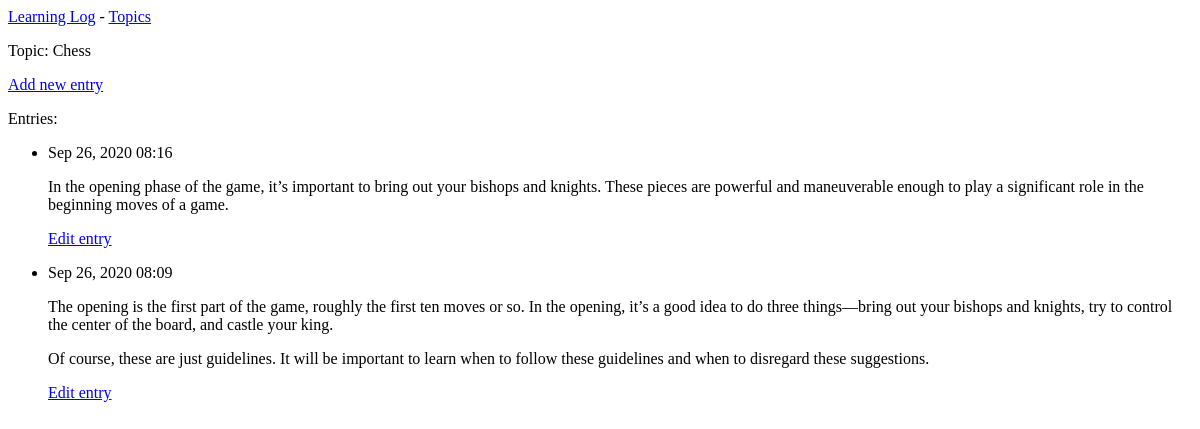
Page /topics/1/ on the earlier database version.
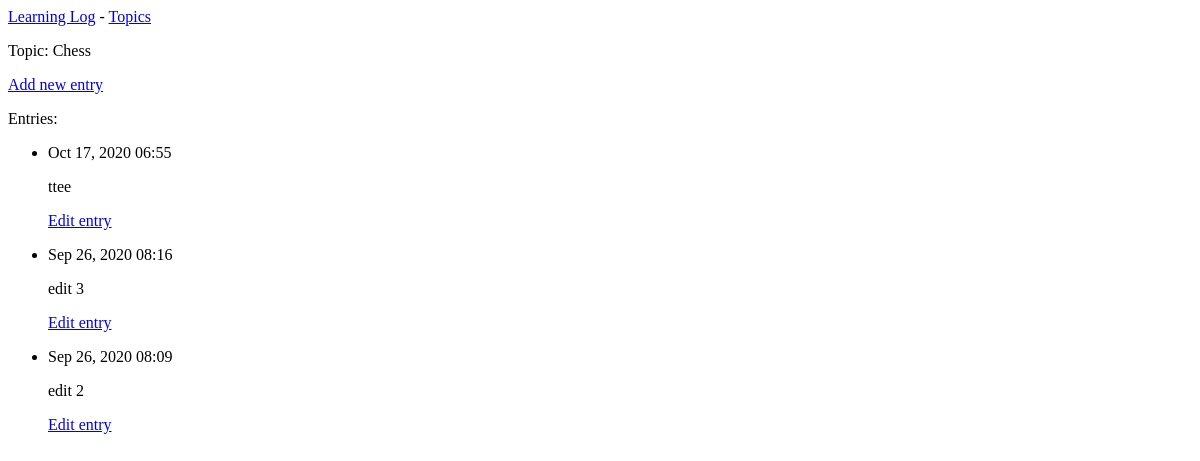
Same page on the later database version.
### learning_logs/models.py (models this page shows, shortened)
class Topic(models.Model):
    text = models.CharField(max_length=200)
    date_added = models.DateTimeField(auto_now_add=True)
    def __str__(self):
        return self.text

class Entry(models.Model):
    topic = models.ForeignKey(Topic, on_delete=models.CASCADE)
    text = models.TextField()
    date_added = models.DateTimeField(auto_now_add=True)
    class Meta:
        verbose_name_plural = 'entries'

### learning_logs/views.py (the view)
# urls.py: path('topics/<int:topic_id>/', views.topic, name='topic'),
def topic(request, topic_id):
    topic = Topic.objects.get(id=topic_id)
    entries = topic.entry_set.order_by('-date_added')
    context = {'topic': topic, 'entries': entries}
    return render(request, 'learning_logs/topic.html', context)

### learning_logs/templates/learning_logs/topic.html
{% extends 'learning_logs/base.html' %}
{% block content %}
    <p>Topic: {{ topic }}
    </p>
    <a href="{% url 'learning_logs:new_entry' topic.id %}">Add new entry</a>
    <p>Entries:
    </p>
    <ul>
    {% for entry in entries %}
    <li>
        <p>{{ entry.date_added|date:'M d, Y H:i' }}</p>
        <p>{{ entry.text|linebreaks }}</p>
        <p>
            <a href="{% url 'learning_logs:edit_entry' entry.id %}">Edit entry</a>
        </p>
    </li>
    {% empty %}
    <li>There are no entries for this topic yet.</li>
    {% endfor %}
    </ul>
{% endblock content %}

### learning_logs/templates/learning_logs/base.html
<p>
    <a href="{% url 'learning_logs:index' %}">Learning Log</a> -
    <a href="{% url 'learning_logs:topics' %}">Topics</a>
</p>
{% block content %}{% endblock content %}

Differences in the rows shown:
added Entry: date_added "Oct 17, 2020 06:55", text "ttee"
changed Entry: text "In the opening phase of the game, it’s important to bring out your bishops and knights. These pieces are powerful and maneuverable enough to play a significant role in the beginning moves of a game." → "edit 3"
changed Entry: text "The opening is the first part of the game, roughly the first ten moves or so. In the opening, it’s a good idea to do three things—bring out your bishops and knights, try to control the center of the board, and castle your king. Of course, these are just guidelines. It will be important to learn when to follow these guidelines and when to disregard these suggestions." → "edit 2"
